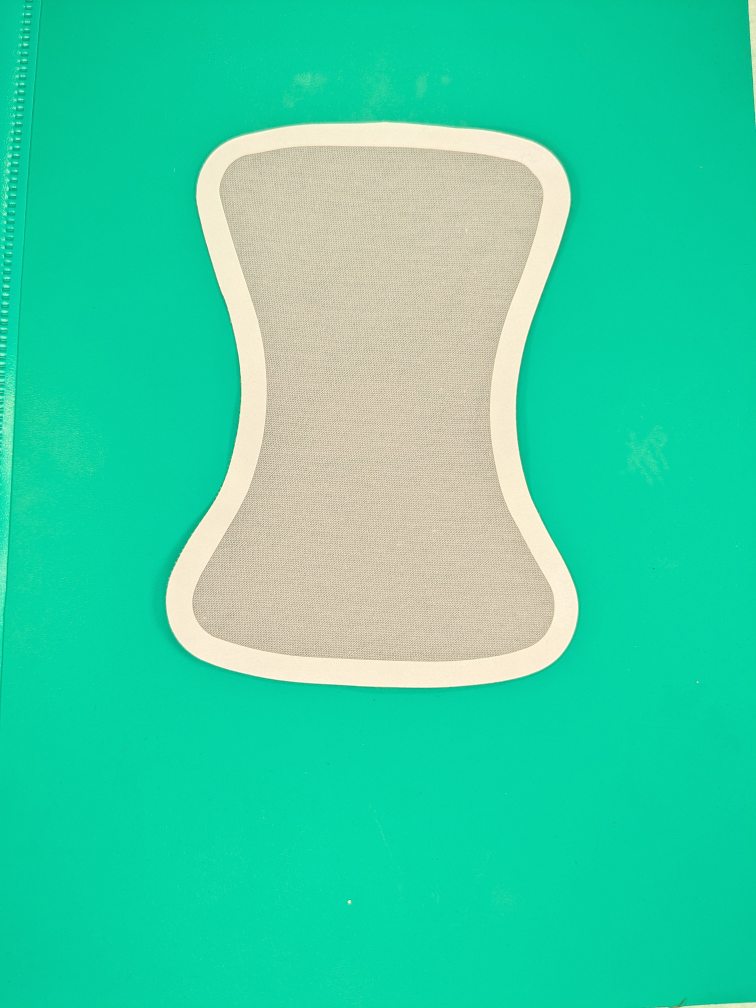
#> input picture test/Train_images/TEST_0001.jpg, 3024 x 4032 px (shown at 1/4 size); its folder holds 4 pictures in this run
$ python detectionAssistTraining.py
#> lines starting #> are read from the running program, lines starting #| are printed output that depends on the picture; long printed decimals are rounded
### detectionAssistfilters.py
import cv2 as cv
import numpy as np
from skimage.filters import roberts, sobel, scharr, prewitt
import pandas as pd
from scipy import ndimage as nd

def detection_filters(img, df,imgc,output_file="gabor_kernels.txt"):

    results = {}
    ksize = 3
    '''
    theta_min = 20
    theta_max = 30
    theta_factor = 16  # theta = theta/theta_factor * np.pi
    sigma_values = 1,3
    lamda_factor = 8
    gamma_values = 1.3, 1.4, 1.5
    ksize = 10

    '''
    """
    theta_iterations= 8
    theta_factor = 8  # theta = theta/theta_factor * np.pi
    sigma_values = 1,3
    lamda_factor = 8
    gamma_values = 1.3,1.4,1.5
    ksize_min = 0
    ksize_max = 9

    num = 1  # To count numbers up in order to give Gabor features a label in the data frame
    with open(output_file, 'w') as file:
        file.write('\n\n\n\nNew itwration\n\n\n\n')
        for ksize in range(ksize_min,ksize_max):
            # Number of thetas
            for theta in range(0, theta_iterations):
                # Calculating theta for each iteration. max 2pi
                theta = (theta / theta_factor) * np.pi
                # Sigma values list
                for sigma in sigma_values:
                    # Range of wavelengths. 0 to pi with increments of pi/4
                    for lamda in np.arange(0, np.pi, np.pi / lamda_factor):
                        # Gamma values list
                        for gamma in gamma_values:
                            # Label for the gabor kernel
                            gabor_label = 'Gabor' + str(num)
                            kernel_name = 'kernel_' + str(num)+'saved'
                            # Generating gabor kernel with the specific values
                            kernel = cv.getGaborKernel((ksize, ksize), sigma, theta, lamda, gamma, 0, ktype=cv.CV_32F)
                            # Apply the gabor kernel to the training image. fmg = filtered 2D image
                            fimg = cv.filter2D(img, cv.CV_8UC3, kernel)
                            # Reshape the 2D filtered image to a column
                            filtered_img = fimg.reshape(-1)
                            # Store the filtered image pixels in the dictionary
                            results[gabor_label] = filtered_img
                            # Print parameters used in the gabor kernel
                            #print(gabor_label, 'ksize',ksize,': sigma=', sigma, ': theta=', theta, ': lamda=', lamda, ': gamma=', gamma)
                            print(kernel_name,'= cv.getGaborKernel((',ksize,',',ksize,'),',sigma,',',theta,',',lamda,',',gamma,',0,','ktype=cv.CV_32F)#',gabor_label)
                            kernel_definition = (f"{kernel_name} = cv.getGaborKernel(({ksize}, {ksize}), {sigma}, {theta},{lamda}, {gamma}, 0, ktype=cv.CV_32F)  # {gabor_label}")
                            file.write(kernel_definition + '\n')
                            num += 1

    """


    kernel10 =  cv.getGaborKernel((ksize, ksize), 1 , 4.9269908169872414 , 1.1780972450961724*1.01 , 1.3 ,0, ktype=cv.CV_32F)


    #kernel = cv.getGaborKernel((ksize, ksize), sigma, theta, lamda, gamma, 0, ktype=cv.CV_32F)
    #kernel1 = cv.getGaborKernel((ksize, ksize), 1 , 4.897787143782138 , 1.1780972450961724 , 1.3 ,0, ktype=cv.CV_32F)
    kernel2 = cv.getGaborKernel((ksize, ksize), 1 , 4.897787143782138 , 1.1780972450961724 , 1.4 ,0, ktype=cv.CV_32F)
    kernel3 = cv.getGaborKernel((ksize, ksize), 1 , 4.71238898038469 , 1.1780972450961724 , 1.3 ,0, ktype=cv.CV_32F)
    #kernel4 = cv.getGaborKernel((ksize, ksize), 1 , 4.71238898038469 , 1.1780972450961724 , 1.5 ,0, ktype=cv.CV_32F)
    #kernel5 = cv.getGaborKernel((ksize, ksize), 1 , 4.516039439535327 , 1.1780972450961724 , 1.5 ,0, ktype=cv.CV_32F)
    kernel6 = cv.getGaborKernel((ksize, ksize), 1 , 4.516039439535327 , 1.1780972450961724 , 1.4 ,0, ktype=cv.CV_32F)
    #kernel7 = cv.getGaborKernel((ksize, ksize), 1 , 4.516039439535327 , 1.1780972450961724 , 1.3 ,0, ktype=cv.CV_32F)
    kernel8 = cv.getGaborKernel((ksize, ksize), 1 , 4.9269908169872414 , 1.1780972450961724 , 1.3 ,0, ktype=cv.CV_32F)
    kernel9 = cv.getGaborKernel((ksize, ksize), 1 , 4.9269908169872414 , 1.1780972450961724 , 1.4 ,0, ktype=cv.CV_32F)

   #results["gabor_1"] = (cv.filter2D(img, cv.CV_8UC3, kernel1)).reshape(-1)
    results["gabor_2"] = (cv.filter2D(img, cv.CV_8UC3, kernel2)).reshape(-1)
    results["gabor_3"] = (cv.filter2D(img, cv.CV_8UC3, kernel3)).reshape(-1)
    #results["gabor_4"] = (cv.filter2D(img, cv.CV_8UC3, kernel4)).reshape(-1)
    #results["gabor_5"] = (cv.filter2D(img, cv.CV_8UC3, kernel5)).reshape(-1)
    results["gabor_6"] = (cv.filter2D(img, cv.CV_8UC3, kernel6)).reshape(-1)
   # results["gabor_7"] = (cv.filter2D(img, cv.CV_8UC3, kernel7)).reshape(-1)
    results["gabor_8"] = (cv.filter2D(img, cv.CV_8UC3, kernel8)).reshape(-1)
    results["gabor_9"] = (cv.filter2D(img, cv.CV_8UC3, kernel9)).reshape(-1)


    results["gabor_10"] = (cv.filter2D(img, cv.CV_8UC3, kernel10)).reshape(-1)

    """
    cv.imwrite(f"images/captured/kernel2.jpg",(cv.filter2D(img, cv.CV_8UC3, kernel2)))
    cv.imwrite(f"images/captured/kernel3.jpg",(cv.filter2D(img, cv.CV_8UC3, kernel3)))
    cv.imwrite(f"images/captured/kernel6.jpg",(cv.filter2D(img, cv.CV_8UC3, kernel6)))
    cv.imwrite(f"images/captured/kernel8.jpg",(cv.filter2D(img, cv.CV_8UC3, kernel8)))
    cv.imwrite(f"images/captured/kernel9.jpg",(cv.filter2D(img, cv.CV_8UC3, kernel9)))
    cv.imwrite(f"images/captured/kernel10.jpg",(cv.filter2D(img, cv.CV_8UC3, kernel10)))


    """


   # results["gabor_11"] = (cv.filter2D(img, cv.CV_8UC3, kernel11)).reshape(-1)
    #results["gabor_12"] = (cv.filter2D(img, cv.CV_8UC3, kernel12)).reshape(-1)
   # results["gabor_14"] = (cv.filter2D(img, cv.CV_8UC3, kernel14)).reshape(-1)
   # results["gabor_15"] = (cv.filter2D(img, cv.CV_8UC3, kernel15)).reshape(-1)
    kernel_2252saved = cv.getGaborKernel((5, 5), 3, 2.356194490192345,2.356194490192345, 1.4, 0, ktype=cv.CV_32F)  # Gabor2252
    kernel_1869saved = cv.getGaborKernel((4, 4), 3, 2.356194490192345,2.356194490192345, 1.5, 0, ktype=cv.CV_32F)  # Gabor1869
    kernel_2157saved = cv.getGaborKernel((5, 5), 3, 1.5707963267948966,2.356194490192345, 1.5, 0, ktype=cv.CV_32F)  # Gabor2157
    kernel_1676saved = cv.getGaborKernel((4, 4), 3, 0.7853981633974483,2.356194490192345, 1.4, 0, ktype=cv.CV_32F)  # Gabor1676

    results["kernel_2252saved"] = (cv.filter2D(img, cv.CV_8UC3, kernel_2252saved)).reshape(-1)
    results["kernel_1869saved"] = (cv.filter2D(img, cv.CV_8UC3, kernel_1869saved)).reshape(-1)
    results["kernel_2157saved"] = (cv.filter2D(img, cv.CV_8UC3, kernel_2157saved)).reshape(-1)
    results["kernel_1676saved"] = (cv.filter2D(img, cv.CV_8UC3, kernel_1676saved)).reshape(-1)

    kernel_694saved = cv.getGaborKernel((1, 1), 1, 2.356194490192345,2.748893571891069, 1.3, 0, ktype=cv.CV_32F)  # Gabor694
    kernel_591saved = cv.getGaborKernel((1, 1), 1, 1.5707963267948966,1.5707963267948966, 1.5, 0, ktype=cv.CV_32F)  # Gabor591
    kernel_1018saved = cv.getGaborKernel((2, 2), 1, 1.9634954084936207,1.1780972450961724, 1.3, 0, ktype=cv.CV_32F)  # Gabor1018
    kernel_571saved = cv.getGaborKernel((1, 1), 3, 1.1780972450961724,2.356194490192345, 1.3, 0, ktype=cv.CV_32F)  # Gabor571
    kernel_1980saved = cv.getGaborKernel((5, 5), 1, 0.39269908169872414,1.1780972450961724, 1.5, 0, ktype=cv.CV_32F)  # Gabor1980

    results["kernel_694saved"] = (cv.filter2D(img, cv.CV_8UC3, kernel_694saved)).reshape(-1)
    results["kernel_591saved"] = (cv.filter2D(img, cv.CV_8UC3, kernel_591saved)).reshape(-1)
    results["kernel_1018saved"] = (cv.filter2D(img, cv.CV_8UC3, kernel_1018saved)).reshape(-1)
    results["kernel_571saved"] = (cv.filter2D(img, cv.CV_8UC3, kernel_571saved)).reshape(-1)
    results["kernel_1980saved"] = (cv.filter2D(img, cv.CV_8UC3, kernel_1980saved)).reshape(-1)

    """
    cv.imwrite(f"images/captured/kernel_2252saved.jpg",(cv.filter2D(img, cv.CV_8UC3, kernel_2252saved)))
    cv.imwrite(f"images/captured/kernel_1869saved.jpg",(cv.filter2D(img, cv.CV_8UC3, kernel_1869saved)))
    cv.imwrite(f"images/captured/kernel_2157saved.jpg",(cv.filter2D(img, cv.CV_8UC3, kernel_2157saved)))
    cv.imwrite(f"images/captured/kernel_1676saved.jpg",(cv.filter2D(img, cv.CV_8UC3, kernel_1676saved)))

    cv.imwrite(f"images/captured/kernel_694saved.jpg",(cv.filter2D(img, cv.CV_8UC3, kernel_694saved)))
    cv.imwrite(f"images/captured/kernel_591saved.jpg",(cv.filter2D(img, cv.CV_8UC3, kernel_591saved)))
    cv.imwrite(f"images/captured/kernel_1018saved.jpg",(cv.filter2D(img, cv.CV_8UC3, kernel_1018saved)))
    cv.imwrite(f"images/captured/kernel_571saved.jpg",(cv.filter2D(img, cv.CV_8UC3, kernel_571saved)))
    cv.imwrite(f"images/captured/kernel_1980saved.jpg",(cv.filter2D(img, cv.CV_8UC3, kernel_1980saved)))
    """


    # Apply Canny
    #edges = cv.Canny(img, 100, 200)
    ##cv.imshow("edges", edges)
    #results['Canny Edge'] = edges.reshape(-1)


    # Apply Sobel
    #edge_sobel = sobel(img)
    ##cv.imshow("edge_sobel", edge_sobel)
    #results['Sobel'] = edge_sobel.reshape(-1)

    # Apply Scharr
    #edge_scharr = scharr(img)
    ##cv.imshow("edge_scharr", edge_scharr)
    #results['Scharr'] = edge_scharr.reshape(-1)

    # Apply Prewitt
    #edge_prewitt = prewitt(img)
    ##cv.imshow("edge_prewitt", edge_prewitt)
    #results['Prewitt'] = edge_prewitt.reshape(-1)

    # Apply Gaussian with sigma=7
    #gaussian_img2 = nd.gaussian_filter(img, sigma=7)
    ##cv.imshow("gaussian_img2", gaussian_img2)
    #results['Gaussian s7'] = gaussian_img2.reshape(-1)
    #"""
    # Apply Roberts edge
    #edge_roberts = roberts(img)
    ##cv.imshow("edge_roberts", edge_roberts)
    #results['Roberts'] = edge_roberts.reshape(-1)

    # Apply Gaussian with sigma=3
    gaussian_img = nd.gaussian_filter(img, sigma=3)
    ##cv.imshow("gaussian_img", gaussian_img)
    results['Gaussian s3'] = gaussian_img.reshape(-1)

    #cv.imwrite(f"images/captured/gaussian_img.jpg",gaussian_img)

    # Apply Median with size=3
    median_img = nd.median_filter(img, size=3)
    ##cv.imshow("median_img", median_img)
    results['Median s3'] = median_img.reshape(-1)

    #cv.imwrite(f"images/captured/median_img.jpg", median_img)

    hsv = cv.cvtColor(imgc, cv.COLOR_BGR2HSV)
    # Extract the saturatin channel
    b_channel = imgc[:, :, 0]
    g_channel = imgc[:, :, 1]
    r_channel = imgc[:, :, 2]
    #h_channel = hsv[:, :, 0]
    s_channel = hsv[:, :, 1]
    v_channel = hsv[:, :, 2]
    """
    cv.imwrite(f"images/captured/b_channel.jpg",b_channel)
    cv.imwrite(f"images/captured/g_channel.jpg",g_channel)
    cv.imwrite(f"images/captured/r_channel.jpg",r_channel)
    cv.imwrite(f"images/captured/s_channel.jpg",s_channel)
    cv.imwrite(f"images/captured/v_channel.jpg",v_channel)

    """
    results['b_channel'] = b_channel.reshape(-1)
    results['g_channel'] = g_channel.reshape(-1)
    results['r_channel'] = r_channel.reshape(-1)
    #results['h_channel'] = h_channel.reshape(-1)
    results['s_channel'] = s_channel.reshape(-1)
    results['v_channel'] = v_channel.reshape(-1)

    # Combine the existing DataFrame with the new data
    df = pd.concat([df, pd.DataFrame(results)], axis=1)

    return df

### detectionAssistTraining.py
import numpy as np
import cv2 as cv
import pandas as pd
import pickle
from detectionAssistfilters import detection_filters
import os
from sklearn import metrics
import time
import threading
import sys


colour = "Skin"  # Options: Bianco, Skin, Nero

# Start total execution timer
total_start = time.time()
resize_factor = 4.5
image_dataset = pd.DataFrame()  # DataFrame to capture image features

# Function to display a spinner animation
# [6 lines left out: function spinner, not called in this run]

# SECTION 1: Load and preprocess images
img_path = "test/Train_images/"
image_start = time.time()  # Timer for image loading section
for image in os.listdir(img_path):
    print(image)

    df = pd.DataFrame()  # Temporary data frame to capture information for each loop.

    input_img = cv.imread(img_path + image)  # Read images
#> input_img is the input picture: shape (4032, 3024, 3); mean B, G, R 165.7, 207.9, 57.6
    detection_height = 720 #81 # Detection width is set for Landscape images

    input_image_width, input_image_height, _ = input_img.shape
    if input_image_width < input_image_height:  # Portrait
        input_img = cv.rotate(input_img, cv.ROTATE_90_CLOCKWISE)

    input_image_width, input_image_height, _ = input_img.shape
    resize_factor = input_image_height / detection_height
    input_img = cv.resize(input_img, (int(input_image_height / resize_factor), int((input_image_width / input_image_height) * (input_image_height / resize_factor))))
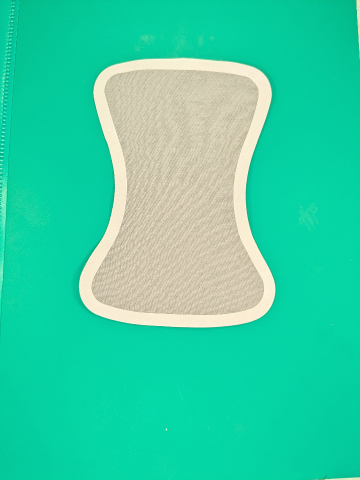
#> input_img: shape (960, 720, 3) (shown at 1/2 size); mean B, G, R 165.6, 207.9, 57.5

    if input_img.ndim == 3 and input_img.shape[-1] == 3:
        if colour == "Bianco" or colour == "Skin":
            img = input_img[:, :, 2]  # Red channel
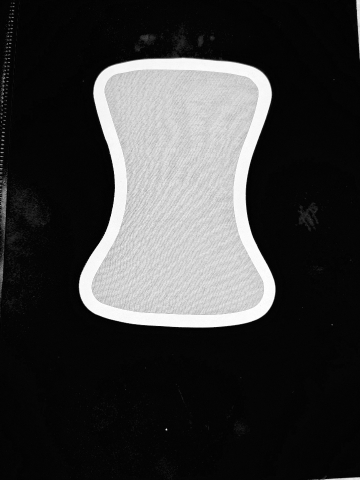
#> img: shape (960, 720) (shown at 1/2 size); min 0, max 255, mean 57.5
        elif colour == "Nero":
            img = input_img[:, :, 1]  # Green channel
    elif input_img.ndim == 2:
        img = input_img
    else:
        raise Exception("The module works only with grayscale and RGB images!")
    pixel_values = img.reshape(-1)
    df['Original Image'] = pixel_values
    df['Image_Name'] = image

    df = detection_filters(img, df, input_img)
#> in detection_filters, `gaussian_img = nd.gaussian_filter(img, sigma=3)`:
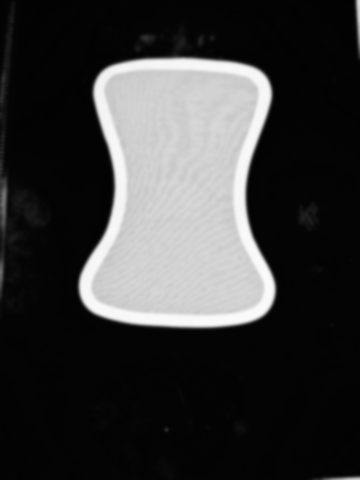
#> gaussian_img: shape (960, 720) (shown at 1/2 size); min 1, max 251, mean 56.5
#> in detection_filters, `b_channel = imgc[:, :, 0]`:
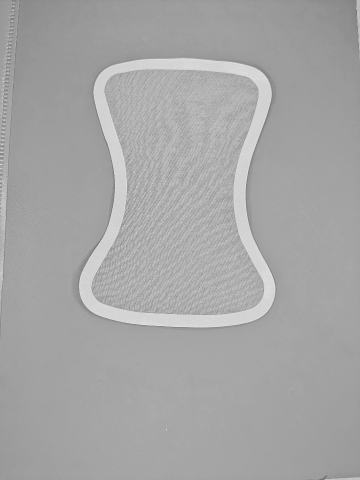
#> b_channel: shape (960, 720) (shown at 1/2 size); min 83, max 235, mean 165.6
#> in detection_filters, `g_channel = imgc[:, :, 1]`:
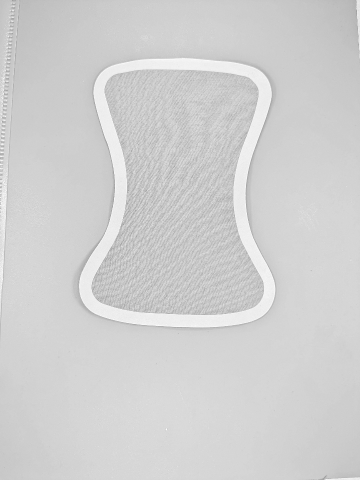
#> g_channel: shape (960, 720) (shown at 1/2 size); min 116, max 255, mean 207.9
#> in detection_filters, `s_channel = hsv[:, :, 1]`:
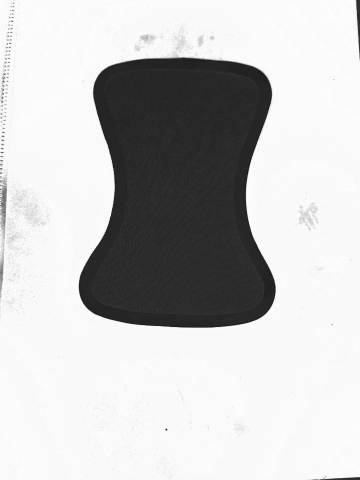
#> s_channel: shape (960, 720) (shown at 1/2 size); min 17, max 255, mean 197.5
#> in detection_filters, `df = pd.concat([df, pd.DataFrame(results)], axis=1)`: df = table of 691200 rows and 24 columns
#> df = table of 691200 rows and 24 columns
    image_dataset = pd.concat([image_dataset, df], ignore_index=True)
#> image_dataset = table of 691200 rows and 24 columns
#> pass 2 of the loop `for image in os.listdir(img_path):`:
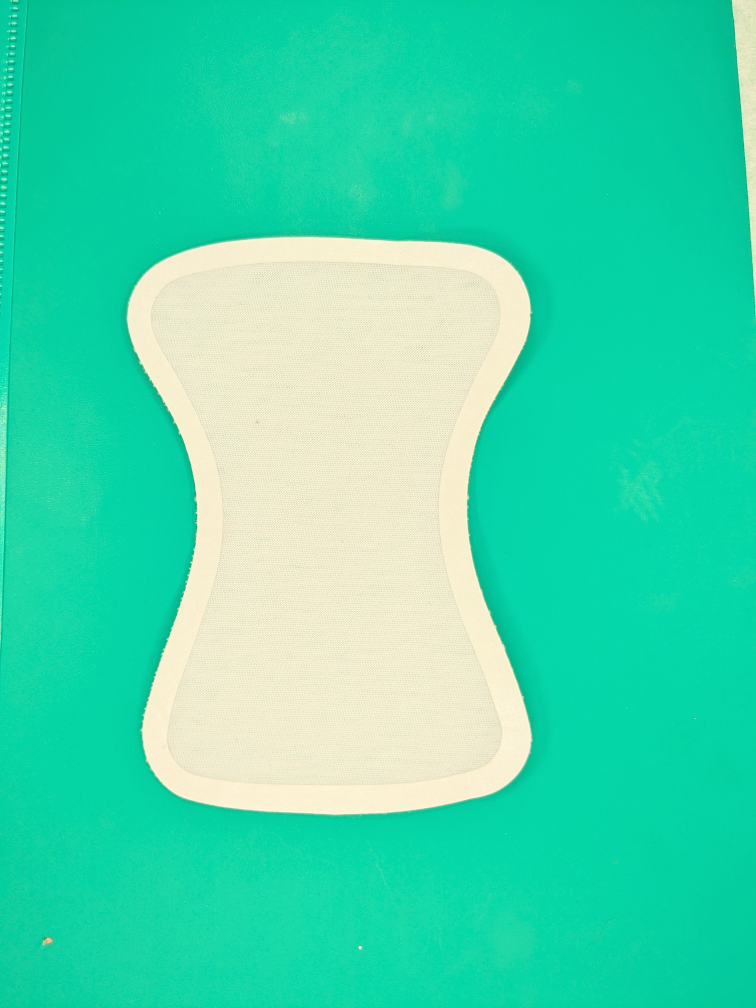
#> input picture test/Train_images/TEST_0002.jpg, 3024 x 4032 px (shown at 1/4 size)
#> input_img is the input picture: shape (4032, 3024, 3); mean B, G, R 174, 216.7, 68.6
#> input_img: shape (960, 720, 3)
#> in detection_filters (call 2), `g_channel = imgc[:, :, 1]`:
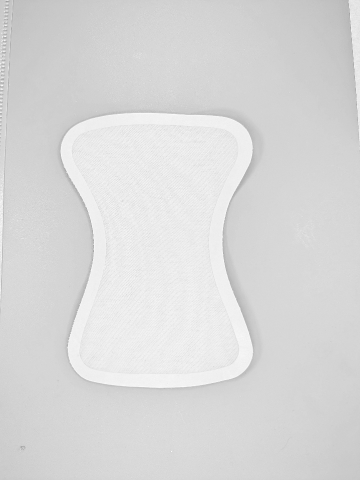
#> g_channel: shape (960, 720) (shown at 1/2 size); min 137, max 255, mean 216.6
#> in detection_filters (call 2), `s_channel = hsv[:, :, 1]`:
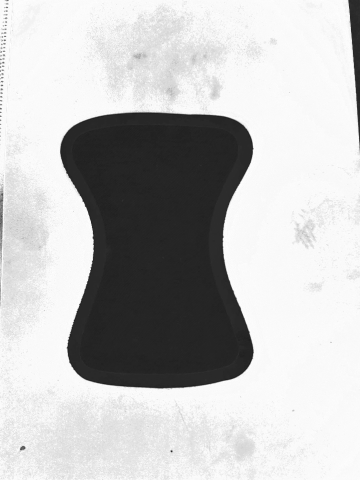
#> s_channel: shape (960, 720) (shown at 1/2 size); min 21, max 255, mean 190.8
#> image_dataset = table of 1382400 rows and 24 columns
#> pass 3 of the loop `for image in os.listdir(img_path):`:
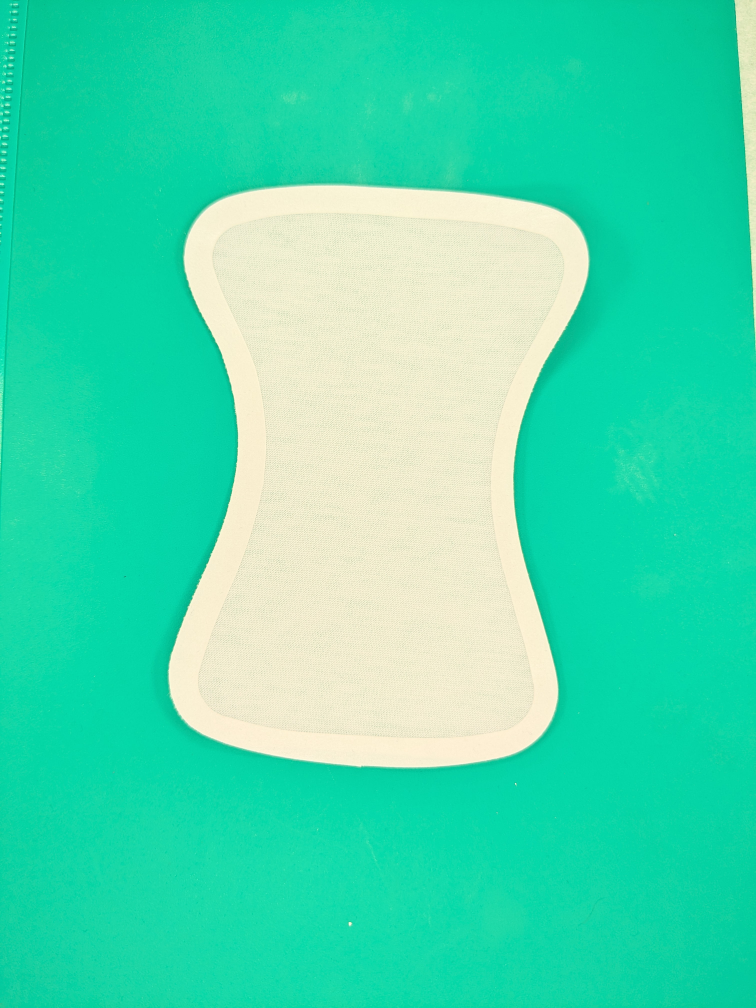
#> input picture test/Train_images/TEST_0003.jpg, 3024 x 4032 px (shown at 1/4 size)
#> input_img is the input picture: shape (4032, 3024, 3); mean B, G, R 175.7, 218.8, 70.9
#> input_img: shape (960, 720, 3)
#> in detection_filters (call 3), `g_channel = imgc[:, :, 1]`:
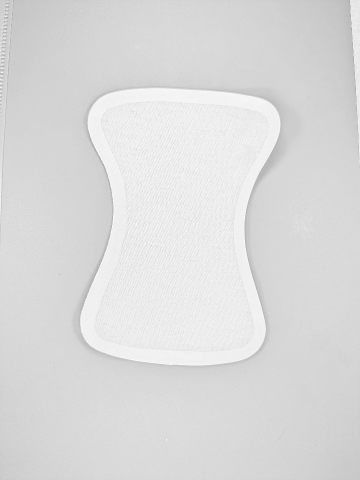
#> g_channel: shape (960, 720) (shown at 1/2 size); min 146, max 255, mean 218.7
#> in detection_filters (call 3), `s_channel = hsv[:, :, 1]`:
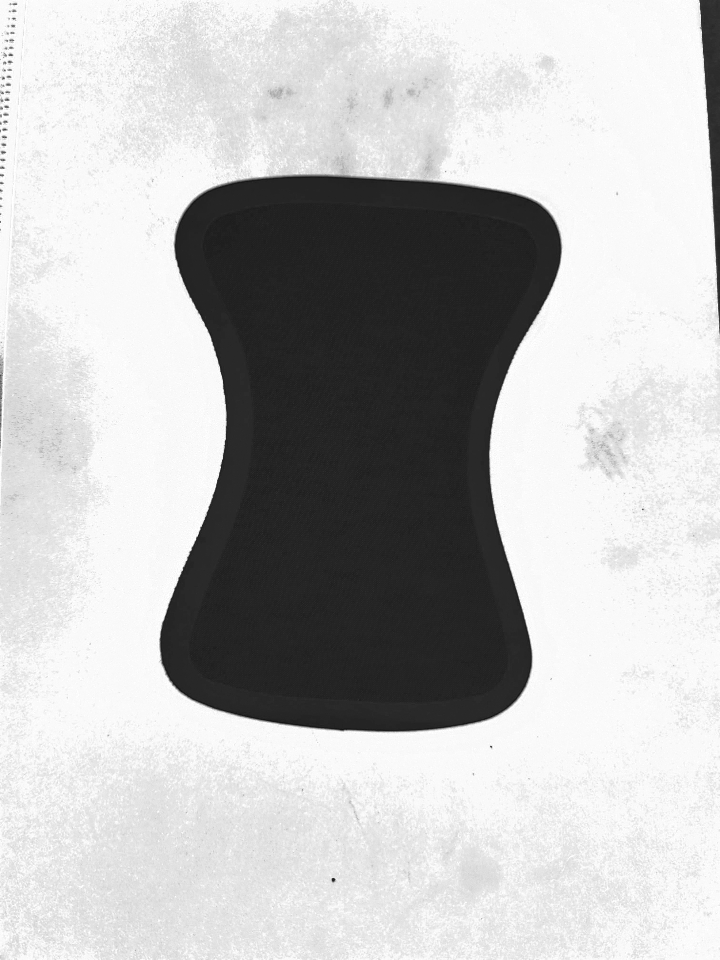
#> s_channel: shape (960, 720); min 12, max 255, mean 188
#> image_dataset = table of 2073600 rows and 24 columns
#> the loop made 4 passes; the first 3 are shown

image_end = time.time()  # End timer for image loading section
print(f"Time taken for loading and preprocessing images: {image_end - image_start} seconds")
#| Time taken for loading and preprocessing images: 5.459 seconds

# SECTION 2: Load and preprocess masks
mask_dataset = pd.DataFrame()
mask_start = time.time()  # Timer for mask loading section
mask_path = "test/Train_lables/"
#> (the run stopped early here; a loop or call above may not have finished)
